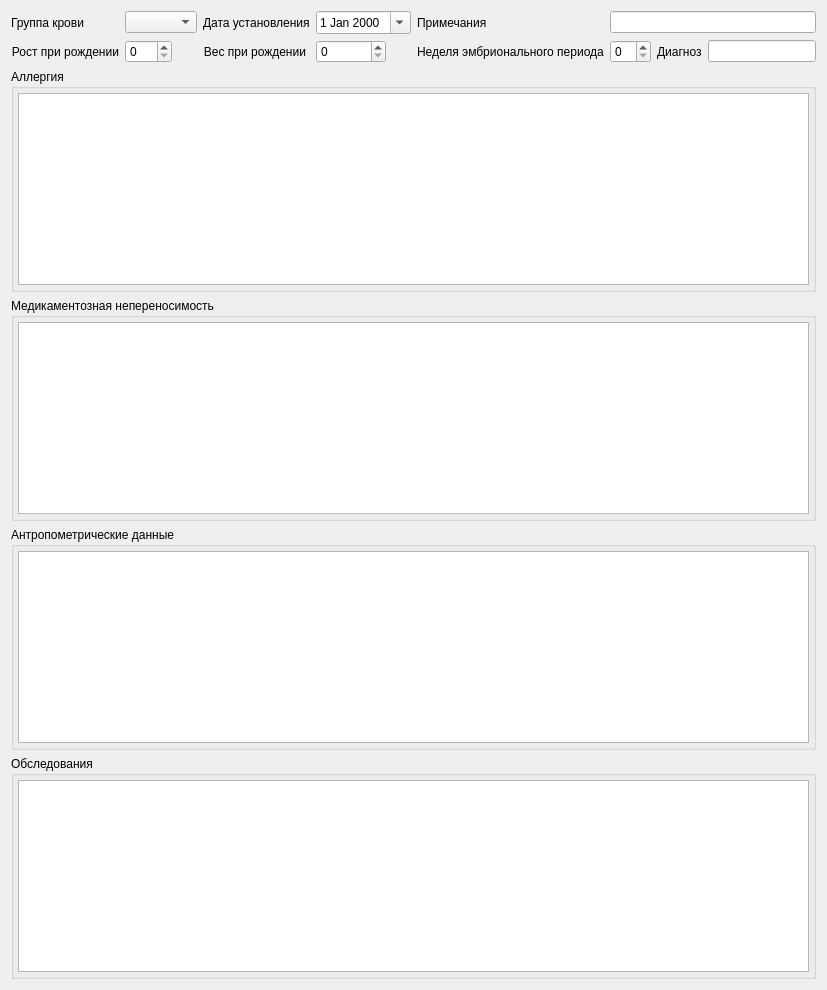
     <widget class="QWidget" name="tabFeature">
      <attribute name="title">
       <string>&amp;Особенности</string>
      </attribute>
      <layout class="QGridLayout" name="gridLayout_4">
       <item row="3" column="0">
        <widget class="QGroupBox" name="gbAnthropometric">
         <property name="title">
          <string>Антропометрические данные</string>
         </property>
         <layout class="QGridLayout" name="gridLayout_18">
          <property name="margin">
           <number>4</number>
          </property>
          <property name="spacing">
           <number>4</number>
          </property>
          <item row="0" column="0">
           <widget class="CInDocTableView" name="tblAnthropometric"/>
          </item>
         </layout>
        </widget>
       </item>
       <item row="1" column="0">
        <widget class="QGroupBox" name="grbAllergy">
         <property name="title">
          <string>Аллергия</string>
         </property>
         <layout class="QGridLayout" name="gridLayout_2">
          <property name="margin">
           <number>4</number>
          </property>
          <property name="spacing">
           <number>4</number>
          </property>
          <item row="0" column="0">
           <widget class="CInDocTableView" name="tblAllergy"/>
          </item>
         </layout>
        </widget>
       </item>
       <item row="4" column="0">
        <widget class="QGroupBox" name="gbCheckup">
         <property name="title">
          <string>Обследования</string>
         </property>
         <layout class="QGridLayout" name="gridLayout_19">
          <property name="margin">
           <number>4</number>
          </property>
          <property name="spacing">
           <number>4</number>
          </property>
          <item row="0" column="0">
           <widget class="CInDocTableView" name="tblCheckup"/>
          </item>
         </layout>
        </widget>
       </item>
       <item row="2" column="0">
        <widget class="QGroupBox" name="grbIntoleranceMedicament">
         <property name="title">
          <string>Медикаментозная непереносимость</string>
         </property>
         <layout class="QGridLayout" name="gridLayout_3">
          <property name="margin">
           <number>4</number>
          </property>
          <property name="spacing">
           <number>4</number>
          </property>
          <item row="0" column="0">
           <widget class="CInDocTableView" name="tblIntoleranceMedicament"/>
          </item>
         </layout>
        </widget>
       </item>
       <item row="0" column="0">
        <layout class="QGridLayout" name="gridLayout_27">
         <item row="0" column="0">
          <widget class="QLabel" name="lblBloodType">
           <property name="sizePolicy">
            <sizepolicy hsizetype="Maximum" vsizetype="Preferred">
             <horstretch>0</horstretch>
             <verstretch>0</verstretch>
            </sizepolicy>
           </property>
           <property name="text">
            <string>Группа крови</string>
           </property>
           <property name="buddy">
            <cstring>cmbBloodType</cstring>
           </property>
          </widget>
         </item>
         <item row="1" column="2">
          <widget class="QLabel" name="lblWeight">
           <property name="sizePolicy">
            <sizepolicy hsizetype="Maximum" vsizetype="Preferred">
             <horstretch>0</horstretch>
             <verstretch>0</verstretch>
            </sizepolicy>
           </property>
           <property name="text">
            <string>Вес при рождении</string>
           </property>
           <property name="alignment">
            <set>Qt::AlignRight|Qt::AlignTrailing|Qt::AlignVCenter</set>
           </property>
           <property name="buddy">
            <cstring>edtWeight</cstring>
           </property>
          </widget>
         </item>
         <item row="0" column="3">
          <widget class="CDateEdit" name="edtBloodTypeDate">
           <property name="calendarPopup">
            <bool>true</bool>
           </property>
          </widget>
         </item>
         <item row="1" column="3">
          <widget class="QSpinBox" name="edtWeight">
           <property name="sizePolicy">
            <sizepolicy hsizetype="Maximum" vsizetype="Fixed">
             <horstretch>0</horstretch>
             <verstretch>0</verstretch>
            </sizepolicy>
           </property>
           <property name="maximumSize">
            <size>
             <width>70</width>
             <height>16777215</height>
            </size>
           </property>
           <property name="maximum">
            <number>9999</number>
           </property>
          </widget>
         </item>
         <item row="1" column="0">
          <widget class="QLabel" name="lblGrowth">
           <property name="sizePolicy">
            <sizepolicy hsizetype="Maximum" vsizetype="Preferred">
             <horstretch>0</horstretch>
             <verstretch>0</verstretch>
            </sizepolicy>
           </property>
           <property name="text">
            <string>Рост при рождении</string>
           </property>
           <property name="alignment">
            <set>Qt::AlignRight|Qt::AlignTrailing|Qt::AlignVCenter</set>
           </property>
           <property name="buddy">
            <cstring>edtGrowth</cstring>
           </property>
          </widget>
         </item>
         <item row="0" column="1">
          <widget class="CRBComboBox" name="cmbBloodType">
           <property name="sizePolicy">
            <sizepolicy hsizetype="Expanding" vsizetype="Fixed">
             <horstretch>50</horstretch>
             <verstretch>0</verstretch>
            </sizepolicy>
           </property>
          </widget>
         </item>
         <item row="0" column="4">
          <widget class="QLabel" name="lblBloodTypeNotes">
           <property name="sizePolicy">
            <sizepolicy hsizetype="Fixed" vsizetype="Preferred">
             <horstretch>0</horstretch>
             <verstretch>0</verstretch>
            </sizepolicy>
           </property>
           <property name="text">
            <string>Примечания</string>
           </property>
           <property name="buddy">
            <cstring>edtBloodTypeNotes</cstring>
           </property>
          </widget>
         </item>
         <item row="1" column="1">
          <widget class="QSpinBox" name="edtGrowth">
           <property name="sizePolicy">
            <sizepolicy hsizetype="Maximum" vsizetype="Fixed">
             <horstretch>0</horstretch>
             <verstretch>0</verstretch>
            </sizepolicy>
           </property>
           <property name="maximum">
            <number>200</number>
           </property>
          </widget>
         </item>
         <item row="0" column="2">
          <widget class="QLabel" name="lblBloodTypeDate">
           <property name="sizePolicy">
            <sizepolicy hsizetype="Maximum" vsizetype="Preferred">
             <horstretch>0</horstretch>
             <verstretch>0</verstretch>
            </sizepolicy>
           </property>
           <property name="text">
            <string>Дата установления</string>
           </property>
           <property name="buddy">
            <cstring>edtBloodTypeDate</cstring>
           </property>
          </widget>
         </item>
         <item row="0" column="5" colspan="5">
          <widget class="QLineEdit" name="edtBloodTypeNotes">
           <property name="sizePolicy">
            <sizepolicy hsizetype="Expanding" vsizetype="Fixed">
             <horstretch>75</horstretch>
             <verstretch>0</verstretch>
            </sizepolicy>
           </property>
          </widget>
         </item>
         <item row="1" column="4">
          <widget class="QLabel" name="lblEmbryonalPeriodWeek">
           <property name="sizePolicy">
            <sizepolicy hsizetype="Fixed" vsizetype="Preferred">
             <horstretch>0</horstretch>
             <verstretch>0</verstretch>
            </sizepolicy>
           </property>
           <property name="text">
            <string>Неделя эмбрионального периода</string>
           </property>
           <property name="buddy">
            <cstring>edtEmbryonalPeriodWeek</cstring>
           </property>
          </widget>
         </item>
         <item row="1" column="5">
          <widget class="QSpinBox" name="edtEmbryonalPeriodWeek">
           <property name="sizePolicy">
            <sizepolicy hsizetype="Maximum" vsizetype="Fixed">
             <horstretch>0</horstretch>
             <verstretch>0</verstretch>
            </sizepolicy>
           </property>
          </widget>
         </item>
         <item row="1" column="6">
          <widget class="QLabel" name="lblDiagNames">
           <property name="sizePolicy">
            <sizepolicy hsizetype="Fixed" vsizetype="Preferred">
             <horstretch>0</horstretch>
             <verstretch>0</verstretch>
            </sizepolicy>
           </property>
           <property name="text">
            <string>Диагноз</string>
           </property>
           <property name="buddy">
            <cstring>edtDiagNames</cstring>
           </property>
          </widget>
         </item>
         <item row="1" column="7" colspan="3">
          <widget class="QLineEdit" name="edtDiagNames"/>
         </item>
        </layout>
       </item>
      </layout>
     </widget>
